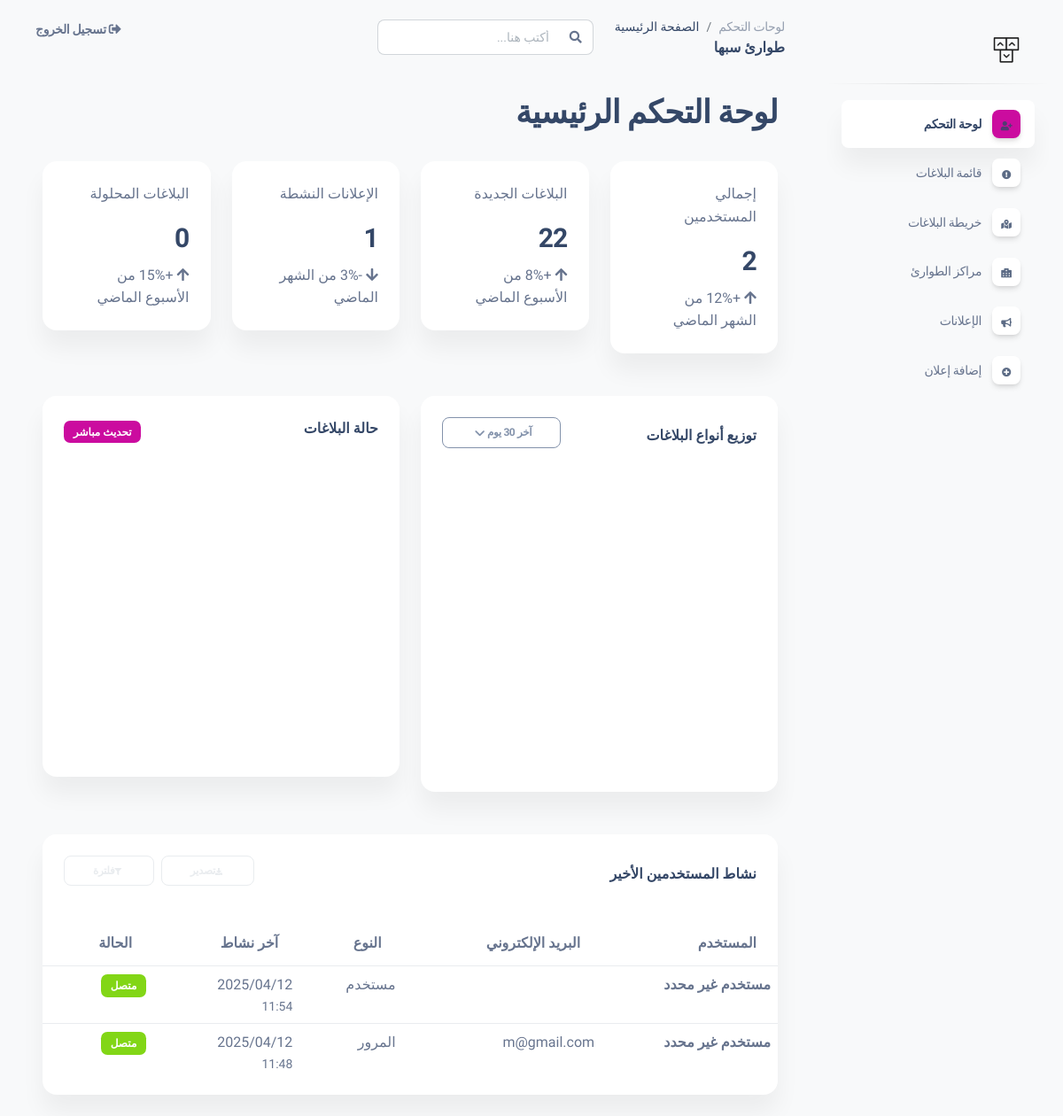
Page /api/dashboard/admin on the earlier database version.
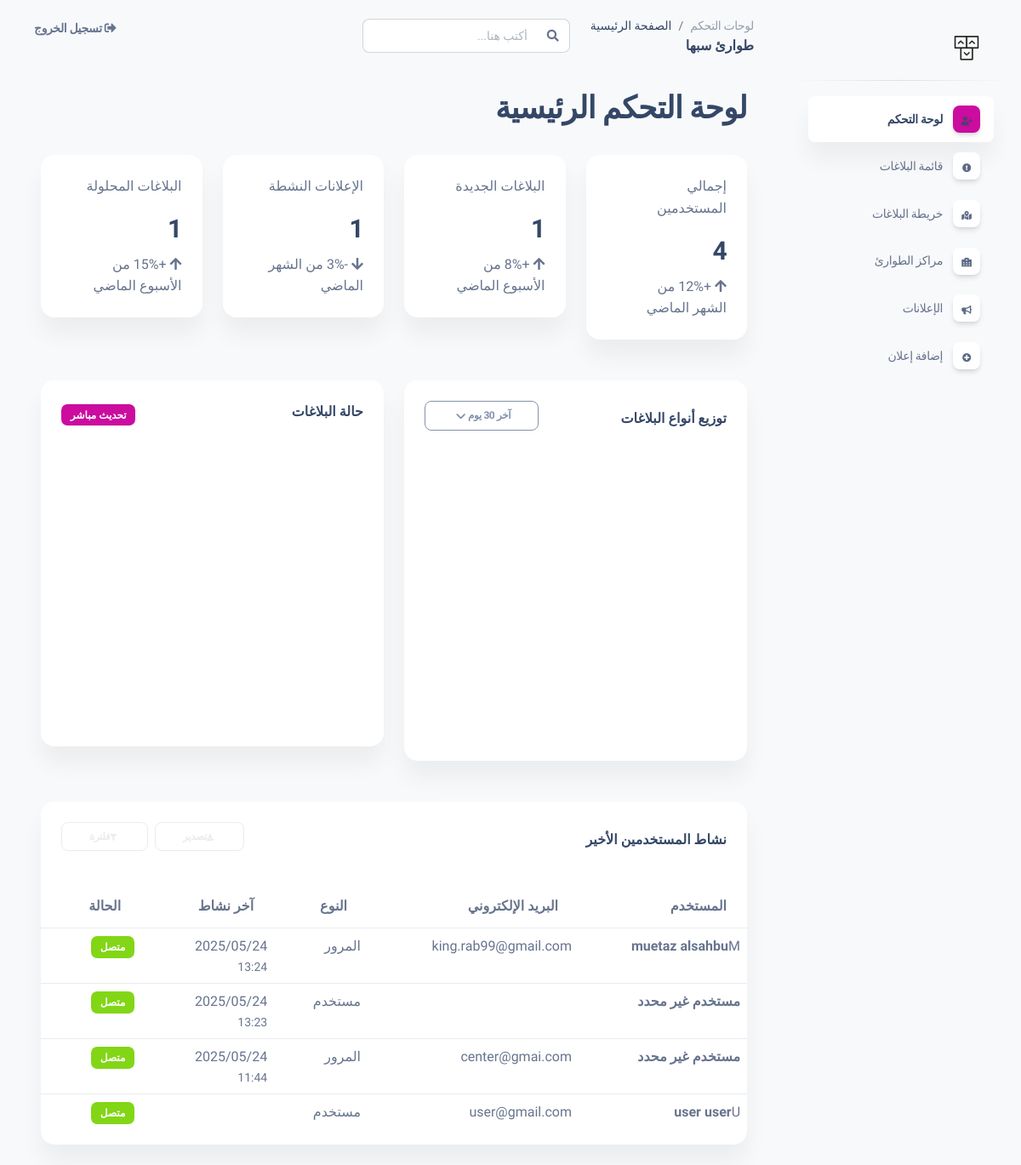
Same page on the later database version.
### Main/models.py (models this page shows, shortened)
class CustomUser(AbstractUser):
    REPORT_TYPE_CHOICES = [
        ("traffic", "المرور"),     # بلاغ مروري
        ("help", "النجدة"),           # طلب مساعدة
        ("ambulance", "الاسعاف"),
         ('fire','المطافئ'),
          ('user','مستخدم') # طلب إسعاف
    ]
    USER_ROLE_CHOICES = [
        ('admin', 'مدير نظام'),
        ('emergency_admin', 'مشرف طوارئ'),  # مثل مدير مرور - إسعاف
        ('emergency_center', 'مركز طوارئ'),  # نقطة تابعة للمشرف
        ('user', 'مستخدم عادي'),
    ]
    user_type =models.CharField(choices=USER_ROLE_CHOICES, max_length=50,null=True,blank=True)
    type = models.CharField(choices=REPORT_TYPE_CHOICES,max_length=50)

### Main/views.py (the view)
# urls.py: path('dashboard/admin',admin_dashboard,name='admin_dashboard'),
def admin_dashboard(request):
    User = get_user_model()
    users_count = User.objects.count()
    reports_count = Report.objects.count()
    ads_count = Ads.objects.count()
    resolved_count = Report.objects.filter(status=2).count()
    pie_data = Report.objects.values('type').annotate(total=Count('id'))
    pie_labels = [r['type'].capitalize() for r in pie_data]
    pie_values = [r['total'] for r in pie_data]
    bar_data = [
        Report.objects.filter(status=0).count(),
        Report.objects.filter(status=1).count(),
        Report.objects.filter(status=2).count(),
    ]
    recent_users = User.objects.order_by('-last_login')[:10]
    context = {
        'users_count': users_count,
        'reports_count': reports_count,
        'ads_count': ads_count,
        'resolved_count': resolved_count,
        'pie_labels': pie_labels,
        'pie_data': pie_values,
        'bar_data': bar_data,
        'recent_users': recent_users
    }
    return render(request, 'dashboard/admin.html', context)

### templates/dashboard/admin.html (shortened to what this page needs)
{% extends "base.html" %}
{% load static %}
{% block content %}
<div class="dashboard-container">
  <div class="container-fluid">
    <div class="row mb-4">
      <div class="col-12">
        <h2 class="section-title">لوحة التحكم الرئيسية</h2>
      </div>
    </div>
    <div class="row g-4 mb-5">
      <div class="col-lg-3 col-md-6">
        <div class="card stats-card">
          <div class="card-body">
            <div class="d-flex justify-content-between align-items-start">
              <div class="flex-grow-1">
                <p class="stats-label">إجمالي المستخدمين</p>
                <h3 class="stats-number">{{ users_count|default:0 }}</h3>
                <div class="stats-trend trend-up">
                  <i class="fas fa-arrow-up"></i>
                  <span>+12% من الشهر الماضي</span>
                </div>
              </div>
              <div class="stats-icon primary">
                <i class="fas fa-users text-white"></i>
              </div>
            </div>
          </div>
        </div>
      </div>
      <div class="col-lg-3 col-md-6">
        <div class="card stats-card">
          <div class="card-body">
            <div class="d-flex justify-content-between align-items-start">
              <div class="flex-grow-1">
                <p class="stats-label">البلاغات الجديدة</p>
                <h3 class="stats-number">{{ reports_count|default:0 }}</h3>
                <div class="stats-trend trend-up">
                  <i class="fas fa-arrow-up"></i>
                  <span>+8% من الأسبوع الماضي</span>
                </div>
              </div>
              <div class="stats-icon danger">
                <i class="fas fa-exclamation-triangle text-white"></i>
              </div>
            </div>
          </div>
        </div>
      </div>
      <div class="col-lg-3 col-md-6">
        <div class="card stats-card">
          <div class="card-body">
            <div class="d-flex justify-content-between align-items-start">
              <div class="flex-grow-1">
                <p class="stats-label">الإعلانات النشطة</p>
                <h3 class="stats-number">{{ ads_count|default:0 }}</h3>
                <div class="stats-trend trend-down">
                  <i class="fas fa-arrow-down"></i>
                  <span>-3% من الشهر الماضي</span>
                </div>
              </div>
              <div class="stats-icon warning">
                <i class="fas fa-bullhorn text-white"></i>
              </div>
            </div>
          </div>
        </div>
      </div>
      <div class="col-lg-3 col-md-6">
        <div class="card stats-card">
          <div class="card-body">
            <div class="d-flex justify-content-between align-items-start">
              <div class="flex-grow-1">
                <p class="stats-label">البلاغات المحلولة</p>
                <h3 class="stats-number">{{ resolved_count|default:0 }}</h3>
                <div class="stats-trend trend-up">
                  <i class="fas fa-arrow-up"></i>
                  <span>+15% من الأسبوع الماضي</span>
                </div>
              </div>
              <div class="stats-icon success">
                <i class="fas fa-check-circle text-white"></i>
              </div>
            </div>
          </div>
        </div>
      </div>
    </div>
    <div class="row g-4 mb-5">
      <div class="col-lg-6">
        <div class="card chart-card">
          <div class="card-header">
            <div class="d-flex justify-content-between align-items-center">
              <h6>توزيع أنواع البلاغات</h6>
              <div class="dropdown">
                <button class="btn btn-sm btn-outline-secondary dropdown-toggle" type="button" data-bs-toggle="dropdown">
                  آخر 30 يوم
                </button>
              </div>
            </div>
          </div>
          <div class="card-body">
            <div id="pieChart" style="min-height: 300px;"></div>
          </div>
        </div>
      </div>
      <div class="col-lg-6">
        <div class="card chart-card">
          <div class="card-header">
            <div class="d-flex justify-content-between align-items-center">
              <h6>حالة البلاغات</h6>
              <span class="badge bg-primary">تحديث مباشر</span>
            </div>
          </div>
          <div class="card-body">
            <div id="barChart" style="min-height: 300px;"></div>
          </div>
        </div>
      </div>
    </div>
    <div class="row">
      <div class="col-12">
        <div class="card data-table-card">
          <div class="card-header">
            <div class="d-flex justify-content-between align-items-center">
              <h6>نشاط المستخدمين الأخير</h6>
              <div class="d-flex gap-2">
                <button class="btn btn-sm btn-outline-light">
                  <i class="fas fa-download me-1"></i>تصدير
                </button>
                <button class="btn btn-sm btn-outline-light">
                  <i class="fas fa-filter me-1"></i>فلترة
                </button>
              </div>
            </div>
          </div>
          <div class="card-body p-0">
            <div class="table-responsive">
              <table class="table enhanced-table text-end">
                <thead>
                  <tr>
                    <th>المستخدم</th>
                    <th>البريد الإلكتروني</th>
                    <th>النوع</th>
                    <th>آخر نشاط</th>
                    <th>الحالة</th>
                  </tr>
                </thead>
                <tbody>
                  {% for user in recent_users %}
                  <tr>
                    <td>
                      <div class="d-flex align-items-center">
                        <div class="user-avatar">
                          {{ user.get_full_name|first|upper }}
                        </div>
                        <strong>{{ user.get_full_name|default:"مستخدم غير محدد" }}</strong>
                      </div>
                    </td>
                    <td>
                      <span class="text-muted">{{ user.email }}</span>
                    </td>
                    <td>
                      <span class="status-badge status-{% if user.is_superuser %}admin{% elif user.is_staff %}moderator{% else %}user{% endif %}">
                        {{ user.get_type_display|default:"مستخدم" }}
                      </span>
                    </td>
                    <td>
                      <div class="d-flex flex-column">
                        <span>{{ user.last_login|date:"Y/m/d" }}</span>
                        <small class="text-muted">{{ user.last_login|date:"H:i" }}</small>
                      </div>
                    </td>
                    <td>
                      <span class="badge bg-success">متصل</span>
                    </td>
                  </tr>
                  {% endfor %}
                </tbody>
              </table>
            </div>
          </div>
        </div>
      </div>
    </div>
  </div>
</div>
{% endblock %}

### templates/base.html (shortened to what this page needs)
{% load static %}
<!DOCTYPE html>
<html lang="ar" dir="rtl">
<head>
  <link href="{% static 'assets/css/nucleo-icons.css' %}" rel="stylesheet" />
  <link href="{% static 'assets/css/nucleo-svg.css' %}" rel="stylesheet" />
  <link href="{% static 'assets/css/nucleo-svg.css' %}" rel="stylesheet" />
  <link id="pagestyle" href="{% static 'assets/css/soft-ui-dashboard.css' %}" rel="stylesheet" />
  <link rel="stylesheet" href="https://cdnjs.cloudflare.com/ajax/libs/font-awesome/5.6.2/css/all.min.css" />
</head>
<body class="g-sidenav-show rtl bg-gray-100">
  <aside class="sidenav navbar navbar-vertical navbar-expand-xs border-0 border-radius-xl my-3 fixed-end me-3 rotate-caret" id="sidenav-main">
    <div class="sidenav-header">
      <a class="navbar-brand m-0" href="https://demos.creative-tim.com/soft-ui-dashboard/pages/dashboard.html" target="_blank">
        <img src="{% static 'assets/img/logo-ct.png'%}" class="navbar-brand-img h-100" alt="main_logo">
      </a>
    </div>
    <hr class="horizontal dark mt-0">
    <div class="collapse navbar-collapse px-0 w-auto  max-height-vh-100 h-100" id="sidenav-collapse-main">
      <ul class="navbar-nav">
        <li class="nav-item">
          <a class="nav-link {% if request.resolver_match.url_name == 'admin_dashboard' or request.resolver_match.url_name == 'subadmin_dashboard' %}active{% endif %}" href="{% url 'index' %}">
            <div class="icon icon-shape icon-sm shadow border-radius-md bg-white text-center ms-2 d-flex align-items-center justify-content-center">
              <i class="fa fa-user-plus text-dark"></i>
            </div>
            <span class="nav-link-text me-1">لوحة التحكم</span>
          </a>
        </li>
        {% if request.user.is_superuser %}
        <li class="nav-item">
          <a class="nav-link {% if request.resolver_match.url_name == 'add_user' %}active{% endif %}" href="{% url 'add_user' %}">
            <div class="icon icon-shape icon-sm shadow border-radius-md bg-white text-center ms-2 d-flex align-items-center justify-content-center">
              <i class="fa fa-user-plus text-dark"></i>
            </div>
            <span class="nav-link-text me-1">إضافة مستخدم</span>
          </a>
        </li>
        <li class="nav-item">
          <a class="nav-link {% if request.resolver_match.url_name == 'user_list' %}active{% endif %}" href="{% url 'user_list' %}">
            <div class="icon icon-shape icon-sm shadow border-radius-md bg-white text-center ms-2 d-flex align-items-center justify-content-center">
              <i class="fa fa-users text-dark"></i>
            </div>
            <span class="nav-link-text me-1">عرض المستخدمين</span>
          </a>
        </li>
      <li class="nav-item">
        <a class="nav-link {% if request.resolver_match.url_name == 'ads_list' %}active{% endif %}" href="{% url 'ads_list' %}">
          <div class="icon icon-shape icon-sm shadow border-radius-md bg-white text-center ms-2 d-flex align-items-center justify-content-center">
            <i class="fas fa-bullhorn text-dark"></i>
          </div>
          <span class="nav-link-text me-1">الإعلانات</span>
        </a>
      </li>
      <li class="nav-item">
        <a class="nav-link {% if request.resolver_match.url_name == 'add_ad' %}active{% endif %}" href="{% url 'add_ad' %}">
          <div class="icon icon-shape icon-sm shadow border-radius-md bg-white text-center ms-2 d-flex align-items-center justify-content-center">
            <i class="fas fa-plus-circle text-dark"></i>
          </div>
          <span class="nav-link-text me-1">إضافة إعلان</span>
        </a>
      </li>
       {% elif not request.user.user_type == 'emergency_admin' %}
        <li class="nav-item">
          <a class="nav-link {% if request.resolver_match.url_name == 'report_list' %}active{% endif %}" href="{% url 'report_list' %}">
            <div class="icon icon-shape icon-sm shadow border-radius-md bg-white text-center ms-2 d-flex align-items-center justify-content-center">
              <i class="fas fa-exclamation-circle text-dark"></i>
            </div>
            <span class="nav-link-text me-1">قائمة البلاغات</span>
          </a>
        </li>
        <li class="nav-item">
          <a class="nav-link {% if request.resolver_match.url_name == 'map_reports' %}active{% endif %}" href="{% url 'map_reports' %}">
            <div class="icon icon-shape icon-sm shadow border-radius-md bg-white text-center ms-2 d-flex align-items-center justify-content-center">
              <i class="fas fa-map-marked-alt text-dark"></i>
            </div>
            <span class="nav-link-text me-1">خريطة البلاغات</span>
          </a>
        </li>
      <li class="nav-item">
        <a class="nav-link {% if request.resolver_match.url_name == 'center_list' %}active{% endif %}" href="{% url 'center_list' %}">
          <div class="icon icon-shape icon-sm shadow border-radius-md bg-white text-center ms-2 d-flex align-items-center justify-content-center">
            <i class="fas fa-hospital-alt text-dark"></i>
          </div>
          <span class="nav-link-text me-1">مراكز الطوارئ</span>
        </a>
      </li>
      <li class="nav-item">
        <a class="nav-link {% if request.resolver_match.url_name == 'ads_list' %}active{% endif %}" href="{% url 'ads_list' %}">
          <div class="icon icon-shape icon-sm shadow border-radius-md bg-white text-center ms-2 d-flex align-items-center justify-content-center">
            <i class="fas fa-bullhorn text-dark"></i>
          </div>
          <span class="nav-link-text me-1">الإعلانات</span>
        </a>
      </li>
      <li class="nav-item">
        <a class="nav-link {% if request.resolver_match.url_name == 'add_ad' %}active{% endif %}" href="{% url 'add_ad' %}">
          <div class="icon icon-shape icon-sm shadow border-radius-md bg-white text-center ms-2 d-flex align-items-center justify-content-center">
            <i class="fas fa-plus-circle text-dark"></i>
          </div>
          <span class="nav-link-text me-1">إضافة إعلان</span>
        </a>
      </li>
      {% endif %}
      </ul>
    </div>
  </aside>
  <main class="main-content position-relative max-height-vh-100 h-100 mt-1 border-radius-lg">
    <nav class="navbar navbar-main navbar-expand-lg px-0 mx-4 shadow-none border-radius-xl" id="navbarBlur" >
      <div class="container-fluid py-1 px-3">
        <nav aria-label="breadcrumb">
          <ol class="breadcrumb bg-transparent mb-0 pb-0 pt-1 px-0 ">
            <li class="breadcrumb-item text-sm ps-2"><a class="opacity-5 text-dark" href="javascript:;">لوحات التحكم</a></li>
            <li class="breadcrumb-item text-sm text-dark active" aria-current="page">الصفحة الرئيسية</li>
          </ol>
          <h6 class="font-weight-bolder mb-0">طوارئ سبها</h6>
        </nav>
        <div class="collapse navbar-collapse mt-sm-0 mt-2 px-0" id="navbar">
          <div class="ms-md-auto pe-md-3 d-flex align-items-center">
            <div class="input-group">
              <span class="input-group-text text-body"><i class="fas fa-search" aria-hidden="true"></i></span>
              <input type="text" class="form-control" placeholder="أكتب هنا...">
            </div>
          </div>
          <ul class="navbar-nav me-auto ms-0 justify-content-end">
            <li class="nav-item d-flex align-items-center">
              <form action="{% url 'logout' %}" method="post" class="m-0 p-0">
                <button type="submit" class="nav-link text-body font-weight-bold px-0 btn btn-link">
                  <i class="fa fa-sign-out-alt me-sm-1"></i>
                  <span class="d-sm-inline d-none">تسجيل الخروج</span>
                </button>
              </form>
            </li>
          </ul>
        </div>
      </div>
    </nav>
    <div class="container-fluid py-4">
         {% block content %}
         {% endblock %}
        </div>
      </main>
    </body>
    </html>

Differences in the rows shown:
removed CustomUser: get_full_name "مستخدم غير محدد", email "m@gmail.com", type "المرور", last_login "2025/04/12", last_login "11:48"
added CustomUser: get_full_name|first "M", get_full_name "muetaz alsahbu", email "king.rab99@gmail.com", type "المرور", last_login "2025/05/24", last_login "13:24"
changed CustomUser (number 2 of 4 on the later page): last_login "2025/04/12" → "2025/05/24"; last_login "11:54" → "13:23"
added CustomUser: get_full_name "مستخدم غير محدد", email "center@gmai.com", type "المرور", last_login "2025/05/24", last_login "11:44"
added CustomUser: get_full_name|first "U", get_full_name "user user", email "user@gmail.com", type "مستخدم"
Other differences:
{{ users_count|default:0 }}: "2" → "4"
{{ reports_count|default:0 }}: "22" → "1"
{{ resolved_count|default:0 }}: "0" → "1"
